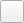
<?xml version="1.0" encoding="UTF-8"?>
<ui version="4.0">
 <class>vIconTxt</class>
 <widget class="QWidget" name="vIconTxt">
  <property name="geometry">
   <rect>
    <x>0</x>
    <y>0</y>
    <width>24</width>
    <height>23</height>
   </rect>
  </property>
  <property name="sizePolicy">
   <sizepolicy hsizetype="Maximum" vsizetype="Maximum">
    <horstretch>0</horstretch>
    <verstretch>0</verstretch>
   </sizepolicy>
  </property>
  <property name="windowTitle">
   <string>Form</string>
  </property>
  <layout class="QHBoxLayout" name="horizontalLayout">
   <property name="spacing">
    <number>0</number>
   </property>
   <property name="leftMargin">
    <number>0</number>
   </property>
   <property name="topMargin">
    <number>0</number>
   </property>
   <property name="rightMargin">
    <number>0</number>
   </property>
   <property name="bottomMargin">
    <number>0</number>
   </property>
   <item>
    <widget class="QToolButton" name="vIconTxtBtn">
     <property name="text">
      <string/>
     </property>
    </widget>
   </item>
  </layout>
 </widget>
 <resources/>
 <connections/>
</ui>
